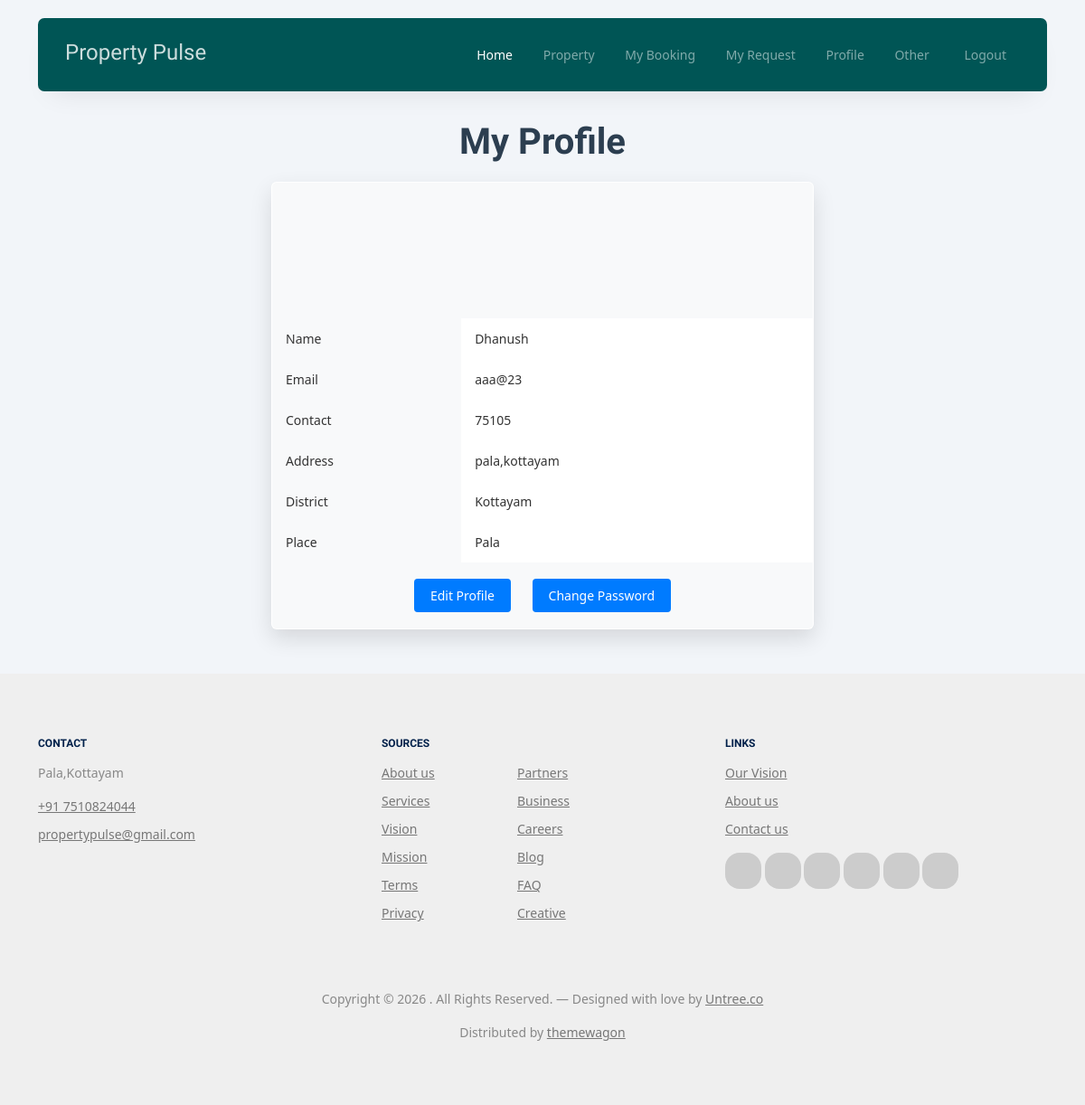
The page /User/Profile/ (signed in) on the database its author committed.
### Guest/models.py (models this page shows)
class tbl_user(models.Model):
    user_name=models.CharField(max_length=50)
    user_gender=models.CharField(max_length=50)
    user_contact=models.CharField(max_length=50)
    user_email=models.CharField(max_length=50)
    user_password=models.CharField(max_length=50)
    user_address=models.CharField(max_length=50)
    user_image=models.FileField(upload_to='Assets/UserDocs/')
    place=models.ForeignKey(tbl_place,on_delete=models.CASCADE)
    user_status=models.IntegerField(default=0)

### Admin/models.py (models this page shows)
class tbl_place(models.Model):
    place_name=models.CharField(max_length=50)
    district=models.ForeignKey(tbl_district,on_delete=models.CASCADE)

class tbl_district(models.Model):
    district_name=models.CharField(max_length=50)

### User/views.py (the view)
# urls.py: path('Profile/',views.Profile,name="Profile"),
def Profile(request):
    if "uid" not in request.session:
        return redirect("Guest:Login")
    else:
        userdata=tbl_user.objects.get(id=request.session['uid'])
        return render(request,"User/Profile.html",{'Data':userdata})

### User/Templates/User/Profile.html (shortened to what this page needs)
{% extends 'User/Head.html' %}
{% block content %}
<!DOCTYPE html>
<html lang="en">
<head>
</head>
<body>
    <br>
    <br>
    <br>
    <br>
    <br>
    <div class="profile-wrapper">
        <h1>My Profile</h1>
        <form action="" method="post">
            <table border="1">
                <tr>
                    <td colspan="2" align="center"
                        <img src="{{Data.user_image.url}}" width="150" height="150">
                    </td>
                </tr>
                <tr>
                    <td>Name</td>
                    <td>{{Data.user_name}}</td>
                </tr>
                <tr>
                    <td>Email</td>
                    <td>{{Data.user_email}}</td>
                </tr>
                <tr>
                    <td>Contact</td>
                    <td>{{Data.user_contact}}</td>
                </tr>
                <tr>
                    <td>Address</td>
                    <td>{{Data.user_address}}</td>
                </tr>
                <tr>
                    <td>District</td>
                    <td>{{Data.place.district.district_name}}</td>
                </tr>
                <tr>
                    <td>Place</td>
                    <td>{{Data.place.place_name}}</td>
                </tr>
                <tr>
                    <td colspan="2" align="center" class="profile-actions">
                        <a href="{% url 'User:EditProfile' %}">Edit Profile</a>
                        <a href="{% url 'User:ChangePassword' %}">Change Password</a>
                    </td>
                </tr>
            </table>
        </form>
        <br>
    </div>
</body>
</html>
{% endblock content %}

### User/Templates/User/Profile.html (style rules this page uses)
body { font-family: "Segoe UI", Arial, sans-serif; background: #f2f5f9; margin: 0; padding: 0; }
.profile-wrapper { min-height: 80vh; display: flex; flex-direction: column; justify-content: center; align-items: center; }
h1 { color: #2c3e50; margin-bottom: 20px; font-weight: 600; }
table { background: #ffffff; border-collapse: collapse; width: 600px; box-shadow: 0 10px 25px rgba(0, 0, 0, 0.12); border-radius: 6px; overflow: hidden; }
table td { padding: 12px 15px; font-size: 14px; color: #333; }
table td:first-child { width: 35%; font-weight: 500; background: #f8f9fa; }
.profile-actions a { display: inline-block; margin: 6px 10px; padding: 8px 18px; background: #007bff; color: #ffffff; text-decoration: none; font-size: 14px; border-radius: 4px; transition: background 0.3s ease; }

### rows shown on the page
tbl_user: user_name "Dhanush", user_email "aaa@23", user_contact "75105", user_address "pala,kottayam", place.district.district_name "Kottayam", place.place_name "Pala"
